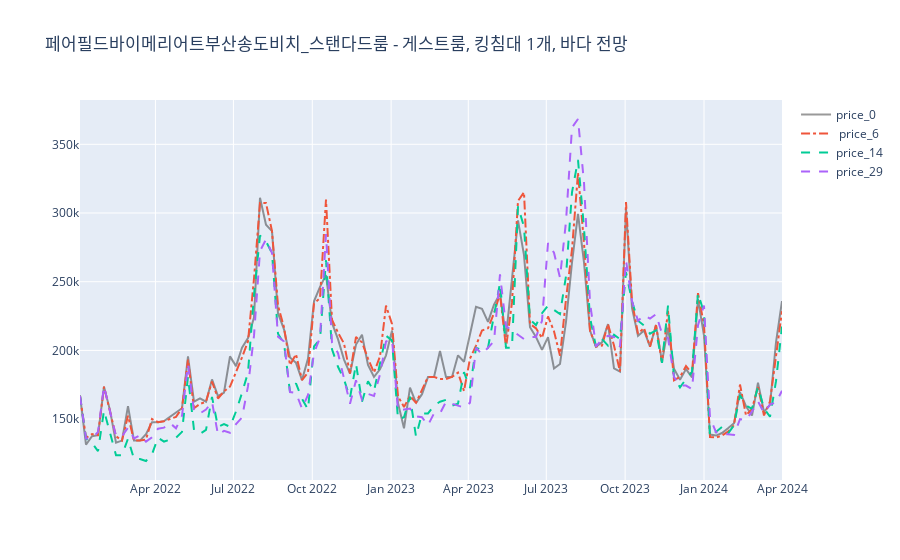

This figure's notebook cell:
### Code cell
# 데이터의 일 변화, 주변화, 월별화 추이를 파악할때 용이하겠다. 
fig = go.Figure()

fig.update_layout(title=f"{hotel_name}_{room_name}")

fig.add_trace(go.Scatter(
    x=w_df.index,
    y=w_df['price_0'],
    opacity=0.4,
    name="price_0", 
    line=dict(color='black')
))

fig.add_trace(go.Scatter(
    x=w_df.index,
    y=w_df['price_6'],
    opacity=1.0,
    name=" price_6",
   line={"dash": "dashdot"}
))

fig.add_trace(go.Scatter(
    x=w_df.index,
    y=w_df['price_14'],
    opacity=1,
    name="price_14",
    line={"dash": "dash"},
))


fig.add_trace(go.Scatter(
    x=w_df.index,
    y=w_df['price_29'],
    opacity=1,
    name="price_29",
    line={"dash": "dash"},
))

fig.show()
